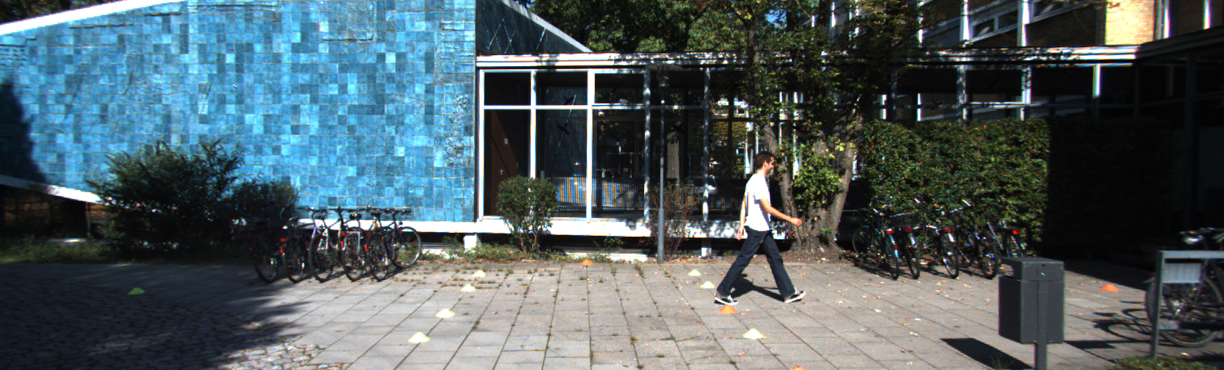
#> input picture scripts_aula/OpenCV_Sistemas_Autonomos_36_Exemplos/dados/frontal_kitti.png, 1224 x 370 px, found by its file name
$ python 09_suavizacao_canny.py   (older library calls are emulated)
#> lines starting #> are read from the running program, lines starting #| are printed output that depends on the picture; after the words box and inside, x2 and y2 are one past the last pixel; in counts of white or black regions, pixels touching at a corner belong together
"""
Exemplo 09/40 — Filtrar e detectar bordas

O QUE FAZ:
Aplica GaussianBlur e Canny a uma imagem frontal.

COMO FUNCIONA, PASSO A PASSO:
A suavizacao reduz ruido; Canny realca transicoes locais.
O codigo pode ser aberto e executado individualmente. Suas funcoes estao
neste mesmo arquivo, sem importacao de um modulo de apoio do curso.
O terminal apresenta dados concretos e as imagens/relatorios ficam na pasta
resultados/09_suavizacao_canny/ quando a operacao estiver concluida.

IMPORTANCIA PARA SISTEMAS AUTONOMOS:
Bordas nao equivalem automaticamente a faixas.
O exercicio permite discutir a diferenca entre observacao visual, estimativa
por processamento de imagem e medida fisica validada. Nem toda classe COCO
representa uma placa, e dados de pixels nao devem receber unidade fisica sem
calibracao da camera e da geometria da pista.

DEPENDENCIAS: consulte requirements.txt; para cenas reais simuladas, e necessario
MetaDrive com renderizacao grafica funcional. Em Google Colab, configurar EGL ou
Xvfb; use_render=True e apropriado para desktop com janela.
EXERCICIO AO ALUNO: modifique os parametros, repita com a mesma semente,
compare o resultado e descreva a mudanca visual e temporal observada.
"""
from __future__ import annotations
import argparse
import csv
import json
import time
from pathlib import Path
from collections import Counter
import numpy as np
import cv2

ROOT = Path(__file__).resolve().parent.parent
DADOS = ROOT / "dados"
RESULTADOS = ROOT / "resultados" / Path(__file__).stem
RESULTADOS.mkdir(parents=True, exist_ok=True)

def imagem_demo():
    """Fotografia externa fornecida com o pacote; NAO e frame do MetaDrive."""
    caminho = DADOS / 'frontal_kitti.png'
    frame = cv2.imread(str(caminho), cv2.IMREAD_COLOR)
#> frame is the input picture: shape (370, 1224, 3); mean B, G, R 98.4, 93.8, 79.3
    if frame is None:
        raise FileNotFoundError(f'Imagem nao encontrada: {caminho}')
    return cv2.resize(frame, (640, 360))


def salvar(nome, imagem):
    caminho = RESULTADOS / nome
    if not cv2.imwrite(str(caminho), imagem):
        raise OSError(f'Falha ao gravar {caminho}')
    print('Imagem salva:', caminho)
    return caminho


def salvar_csv(nome, registros):
    caminho=RESULTADOS/nome
    if not registros:
        raise ValueError('Nao ha registros a salvar; o teste falhou antes do primeiro step.')
    colunas=list(registros[0].keys())
    with caminho.open('w', newline='', encoding='utf-8') as f:
        w=csv.DictWriter(f, fieldnames=colunas);w.writeheader();w.writerows(registros)
    print('CSV:', caminho, '| registros:', len(registros))
    return caminho


def escrever_texto(nome, texto):
    p=RESULTADOS/nome;p.write_text(texto,encoding='utf-8')
    print('Relatorio:',p)

def detectar_faixas(frame):
    """Adaptacao DIDATICA do detector classico do TP1 para resolucoes variaveis.

    Pipeline: redimensionamento -> HLS + Sobel -> ROI -> Canny -> HoughLinesP
    -> separacao esquerda/direita -> ajuste quadratico -> desvio em pixels.
    A homografia e as escalas em metros do TP1 nao sao reutilizadas: requerem
    calibracao especifica da camera MetaDrive. Na ausencia de duas faixas
    validas, devolve None em vez de inventar desvios e curvaturas.
    """
    h,w=frame.shape[:2]
#> h = 360; w = 640
    hsv=cv2.cvtColor(frame,cv2.COLOR_BGR2HLS)
#> hsv: shape (360, 640, 3); mean of channels 0, 1, 2 73.2, 89.4, 67.1
    l,s=hsv[:,:,1],hsv[:,:,2]
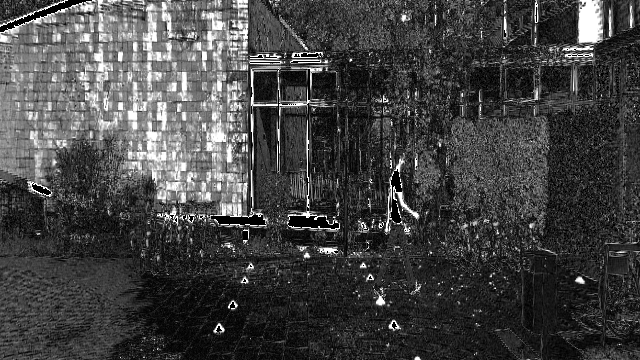
#> s: shape (360, 640); min 0, max 255, mean 67.1
    branco=(l>=165)&(s<=125)
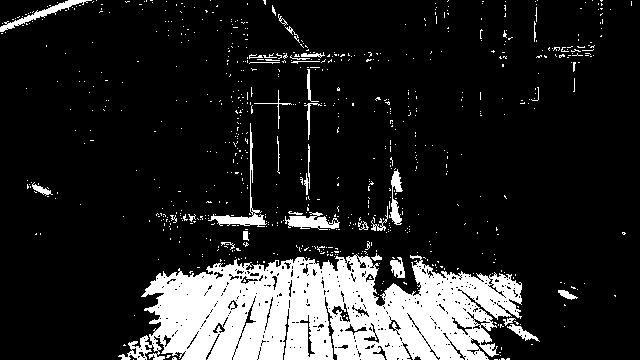
#> branco: shape (360, 640) bool; 15% white; 749 white regions (713 under 20 px), largest, box (x1, y1, x2, y2) and area: (118, 254, 522, 360) 28761, (208, 123, 267, 227) 625, (285, 212, 340, 230) 543
    amarelo=(s>=90)&(l>=65)
#> amarelo: shape (360, 640) bool; 20.8% white; 1408 white regions (1350 under 20 px), largest, box (x1, y1, x2, y2) and area: (0, 0, 286, 228) 38485, (562, 0, 604, 51) 1190, (283, 172, 340, 231) 452
    y=cv2.cvtColor(frame,cv2.COLOR_BGR2GRAY)
    blur=cv2.GaussianBlur(y,(5,5),0)
    gx=np.abs(cv2.Sobel(blur,cv2.CV_32F,1,0,ksize=3))
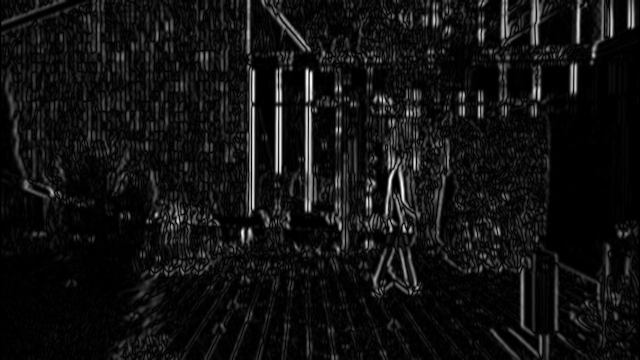
#> gx: shape (360, 640) float32; min 0, max 603, mean 42.8; drawn with min black and max white
    lim=np.percentile(gx,85)
#> lim = 81
    grad=(gx>max(16.,lim)).astype(np.uint8)*255
#> grad: shape (360, 640); 14.8% white; 1323 white regions (1017 under 20 px), largest, box (x1, y1, x2, y2) and area: (381, 118, 421, 234) 1916, (304, 67, 318, 213) 1126, (245, 65, 256, 217) 1032
    mask=((branco|amarelo).astype(np.uint8)*255)
#> mask: shape (360, 640); 35.2% white; 1174 white regions (1128 under 20 px), largest, box (x1, y1, x2, y2) and area: (0, 0, 340, 231) 42776, (118, 240, 522, 360) 29697, (548, 0, 604, 58) 1465
    mask=cv2.bitwise_or(mask,grad)
#> mask: shape (360, 640); 44.5% white; 978 white regions (837 under 20 px), largest, box (x1, y1, x2, y2) and area: (0, 0, 342, 247) 49050, (113, 239, 543, 360) 32861, (353, 118, 431, 234) 3064
    roi=np.zeros_like(mask)
    pol=np.array([[(0,h-1),(int(.43*w),int(.60*h)),(int(.57*w),int(.60*h)),(w-1,h-1)]],np.int32)
    cv2.fillPoly(roi,pol,255)
#> roi: shape (360, 640); 22.9% white; 1 white region, box (x1, y1, x2, y2) and area: (0, 216, 640, 360) 52692
    mask=cv2.bitwise_and(mask,roi)
#> mask: shape (360, 640); 15.1% white; 136 white regions (118 under 20 px), largest, box (x1, y1, x2, y2) and area: (113, 239, 543, 360) 32046, (257, 216, 342, 243) 947, (353, 216, 393, 234) 329
    bordas=cv2.Canny(mask,60,150)
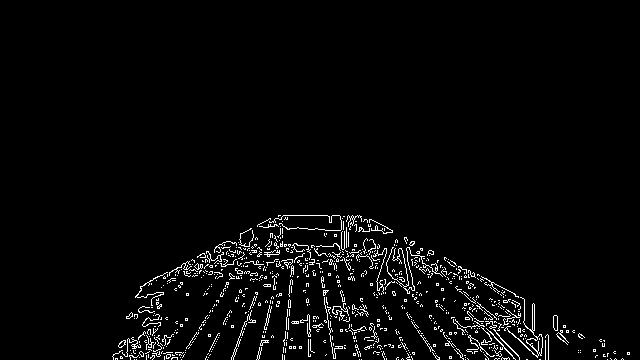
#> bordas: shape (360, 640); 3% white in thin lines or dots, all inside (x1, y1, x2, y2) = (112, 215, 630, 360)
    linhas=cv2.HoughLinesP(bordas,1,np.pi/180,35,minLineLength=24,maxLineGap=30)
#> linhas = 116 rows, first 6: [113, 354, 582, 338], [126, 317, 378, 326], [241, 266, 412, 245], [413, 324, 534, 314], [283, 347, 629, 353], [153, 278, 422, 250]
    annotated=frame.copy()
    cv2.polylines(annotated,pol,True,(100,100,100),1)
#> annotated: shape (360, 640, 3); mean of channels 0, 1, 2 98.2, 93.6, 79.1
    pontos={'esquerda': [], 'direita': []}
    if linhas is not None:
        for x1,y1,x2,y2 in linhas.reshape(-1,4):
            dy=y2-y1;dx=x2-x1
            if abs(dy)<12:continue
            m=dx/float(dy)
            if abs(m)<.10 or abs(m)>2.0:continue
            ym=(y1+y2)/2; xm=(x1+x2)/2
            lado='esquerda' if (xm < w/2 and m < 0) else ('direita' if (xm > w/2 and m > 0) else None)
            if lado:
                pontos[lado].extend([(y1,x1),(y2,x2)])
                cv2.line(annotated,(x1,y1),(x2,y2),(20,210,255),2)
#> this loop made 116 passes
#> (x1, y1, x2, y2, dy, dx, m) on passes 1, 3, 6, 7, 9, 13, 14, 15, 16, 17, 20, 21: (113, 354, 582, 338, -16, 469, -29.31), (241, 266, 412, 245, -21, 171, -8.14), (153, 278, 422, 250, -28, 269, -9.61), (453, 322, 565, 338, 16, 112, 7), (242, 329, 366, 311, -18, 124, -6.89), (176, 268, 404, 308, 40, 228, 5.7), (229, 241, 567, 344, 103, 338, 3.28), (333, 244, 498, 285, 41, 165, 4.02), (143, 285, 419, 251, -34, 276, -8.12), (155, 277, 307, 245, -32, 152, -4.75), (119, 351, 196, 336, -15, 77, -5.13), (364, 339, 548, 352, 13, 184, 14.15)
#> (x1, y1, x2, y2, dy, dx) on passes 2, 4, 5, 8, 10, 11: (126, 317, 378, 326, 9, 252), (413, 324, 534, 314, -10, 121), (283, 347, 629, 353, 6, 346), (143, 332, 566, 340, 8, 423), (444, 335, 565, 327, -8, 121), (113, 355, 548, 355, 0, 435)
#> annotated: shape (360, 640, 3); mean of channels 0, 1, 2 96.7, 94.8, 80.8
    ajustes={}
    for lado, dados in pontos.items():
        if len(dados)>=6:
            ar=np.array(dados,dtype=float)
            ys,xs=ar[:,0],ar[:,1]
            if np.ptp(ys) >= 20:
                ajuste=np.polyfit(ys,xs,2)
                ajustes[lado]=ajuste
                yy=np.arange(int(.61*h),h,2)
                xx=np.clip(np.polyval(ajuste,yy),0,w-1).astype(int)
                pts=np.column_stack([xx,yy]).astype(np.int32)
                cv2.polylines(annotated,[pts],False,(0,255,30),3)
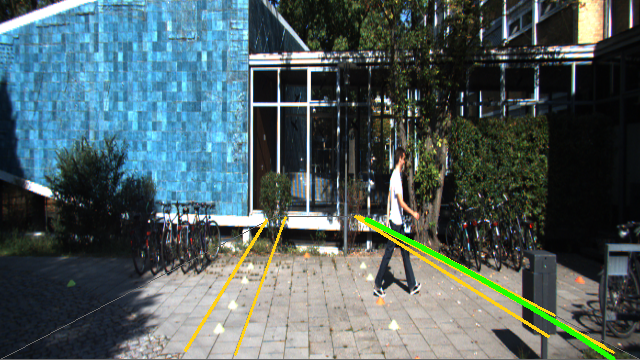
#> annotated: shape (360, 640, 3); mean of channels 0, 1, 2 96.5, 95.3, 79.7; drawn as B, G, R
#> after the loop, ajustes = {'direita': [-0.00202, 2.94, -180.6]}
    desvio_px=None; curvatura_px=None
    if len(ajustes)==2:
        c1=np.polyval(ajustes['esquerda'],h-1)
        c2=np.polyval(ajustes['direita'],h-1)
        if (c2-c1) > .15*w:
            centro=(c1+c2)/2
            desvio_px=float(w/2-centro)
            y0=float(.85*h)
            radios=[]
            for fit in ajustes.values():
                a,b,_=fit
                if abs(a)>1e-8:
                    radios.append((1+(2*a*y0+b)**2)**1.5/(2*abs(a)))
            curvatura_px=float(np.mean(radios)) if radios else None
            cv2.line(annotated,(int(centro),h-1),(int(w/2),h-1),(255,255,255),3)
    status=(f'Desvio: {desvio_px:+.1f} px' if desvio_px is not None else 'Faixas insuficientes')
    cv2.rectangle(annotated,(0,0),(w,36),(15,15,15),-1)
    cv2.putText(annotated,status,(8,25),cv2.FONT_HERSHEY_SIMPLEX,.65,(230,230,230),2)
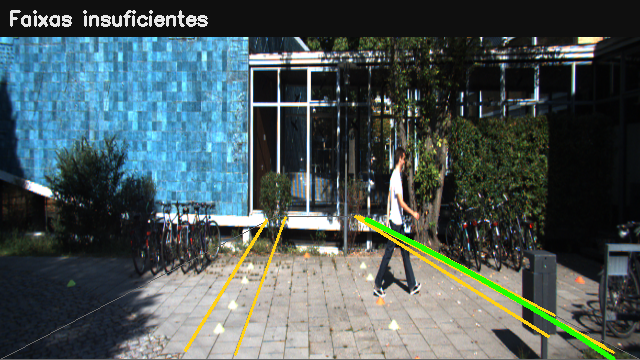
#> annotated: shape (360, 640, 3); mean of channels 0, 1, 2 88.1, 87.6, 74.6; drawn as B, G, R
    return {'imagem':annotated,'mascara':mask,'bordas':bordas,
            'desvio_px':desvio_px,'curvatura_raio_px':curvatura_px,
            'status_valido':desvio_px is not None}

def args_comuns():
    parser=argparse.ArgumentParser(description=__doc__.splitlines()[1] if __doc__ else 'Exemplo independente')
    parser.add_argument('--render',action='store_true',help='Usar janela desktop. No Colab, omitir.')
    parser.add_argument('--steps',type=int,default=None,help='Substitui o numero de steps didatico')
    parser.add_argument('--imgsz',type=int,default=640,help='Resolucao de inferencia YOLO')
    parser.add_argument('--skip',type=int,default=1,help='YOLO a cada N frames')
    parser.add_argument('--offline',action='store_true',help='Somente imagem de amostra; NAO e benchmark do MetaDrive')
    return parser.parse_args()


if __name__ == "__main__":
    a=args_comuns()
    frame=imagem_demo();cinza=cv2.cvtColor(frame,cv2.COLOR_BGR2GRAY)
    res=detectar_faixas(frame)
#> res = 6 items
    suave=cv2.GaussianBlur(cinza,(5,5),0);edges=cv2.Canny(suave,60,150)
#> after `edges = cv2.Canny(suave, 60, 150)`:
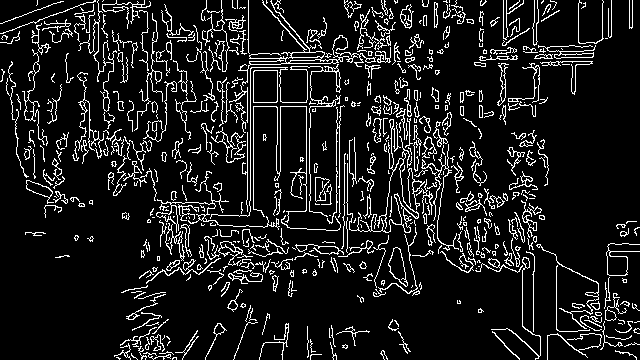
#> edges: shape (360, 640); 10.8% white in thin lines or dots
    salvar('bordas.png',edges);print('Pixels de borda:',np.count_nonzero(edges))
#| Pixels de borda: 24916

$ run again, with scripts_aula/OpenCV_Sistemas_Autonomos_36_Exemplos/dados/pista_udacity.png copied over scripts_aula/OpenCV_Sistemas_Autonomos_36_Exemplos/dados/frontal_kitti.png
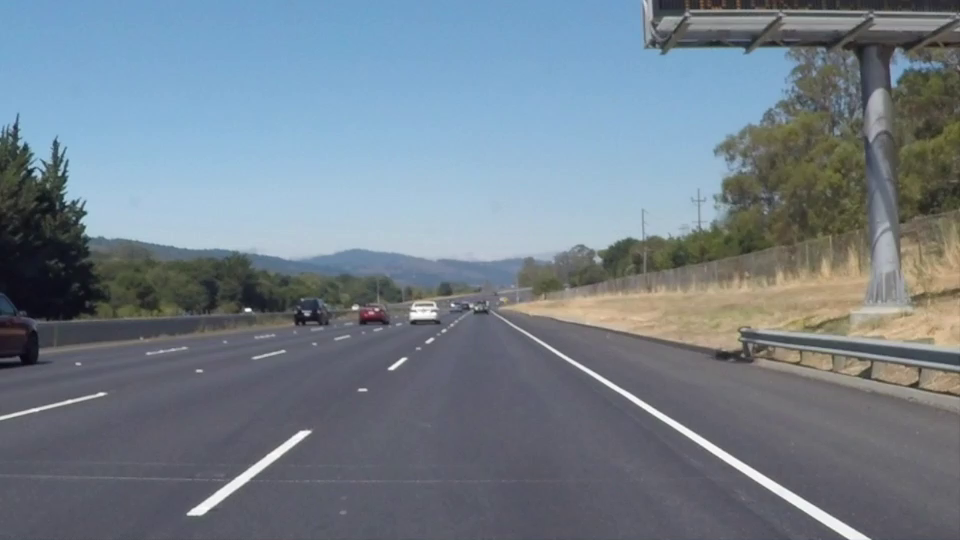
#> input picture scripts_aula/OpenCV_Sistemas_Autonomos_36_Exemplos/dados/pista_udacity.png, 960 x 540 px, found by its file name
#> in imagem_demo, frame is the input picture: shape (540, 960, 3); mean B, G, R 138.4, 127.2, 114.8
#> hsv: shape (360, 640, 3); mean of channels 0, 1, 2 95.2, 126.7, 52.2
#> branco: shape (360, 640) bool; 25.4% white; 167 white regions (130 under 20 px), largest, box (x1, y1, x2, y2) and area: (0, 24, 526, 175) 51477, (505, 201, 640, 235) 1425, (335, 212, 581, 360) 1271
#> amarelo: shape (360, 640) bool; 29.3% white; 39 white regions (32 under 20 px), largest, box (x1, y1, x2, y2) and area: (0, 0, 529, 152) 66657, (370, 200, 416, 213) 253, (588, 210, 621, 225) 218
#> lim = 18
#> grad: shape (360, 640); 14.6% white; 687 white regions (492 under 20 px), largest, box (x1, y1, x2, y2) and area: (275, 193, 583, 360) 3376, (548, 27, 622, 154) 2817, (1, 74, 76, 202) 2286
#> roi: shape (360, 640); 22.9% white; 1 white region, box (x1, y1, x2, y2) and area: (0, 216, 640, 360) 52692
#> bordas: shape (360, 640); 0.48% white in thin lines or dots, all inside (x1, y1, x2, y2) = (121, 215, 583, 360)
#> linhas = [[347, 216, 582, 357], [410, 263, 558, 359], [123, 338, 200, 284], [336, 216, 453, 292], [149, 337, 210, 289], [122, 339, 169, 306], [137, 345, 210, 288], [389, 250, 525, 338], [236, 257, 296, 215], [266, 247, 305, 217], [496, 306, 582, 358]]
#> the loop in detectar_faixas, `for x1,y1,x2,y2 in linhas.reshape(-1,4):` made 11 passes
#> (x1, y1, x2, y2, dy, dx, m, ym) on passes 1 to 8: (347, 216, 582, 357, 141, 235, 1.67, 286.5), (410, 263, 558, 359, 96, 148, 1.54, 311), (123, 338, 200, 284, -54, 77, -1.43, 311), (336, 216, 453, 292, 76, 117, 1.54, 254), (149, 337, 210, 289, -48, 61, -1.27, 313), (122, 339, 169, 306, -33, 47, -1.42, 322.5), (137, 345, 210, 288, -57, 73, -1.28, 316.5), (389, 250, 525, 338, 88, 136, 1.55, 294)
#> after the loop in detectar_faixas, `for lado, dados in pontos.items():`:
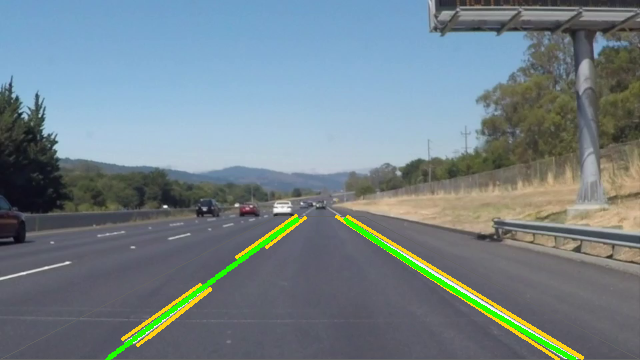
#> annotated: shape (360, 640, 3); mean of channels 0, 1, 2 135.6, 129.6, 115.1; drawn as B, G, R
#> after the loop in detectar_faixas, `for lado, dados in pontos.items():`: ajustes = {'esquerda': [0.000328, -1.54, 619.5], 'direita': [0.00127, 0.902, 86.57]}
#> c1 = 107.4
#> c2 = 574.1
#> centro = 340.8
#> desvio_px = -20.75
#> the loop in detectar_faixas, `for fit in ajustes.values():` made 2 passes
#> (fit, a, b) on passes 1 to 2: ([0.000328, -1.54, 619.5], 0.000328, -1.54), ([0.00127, 0.902, 86.57], 0.00127, 0.902)
#> after the loop in detectar_faixas, `for fit in ajustes.values():`: radios = [7151.6, 2939.3]
#> curvatura_px = 5045.5
#> status = 'Desvio: -20.8 px'
#> res = 6 items
#> `edges = cv2.Canny(suave, 60, 150)`:
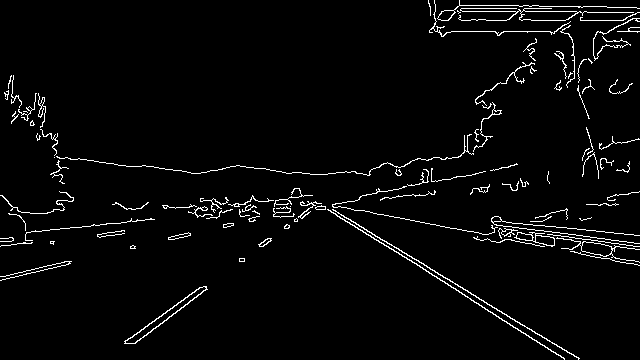
#> edges: shape (360, 640); 3.2% white in thin lines or dots
#| Pixels de borda: 7408
